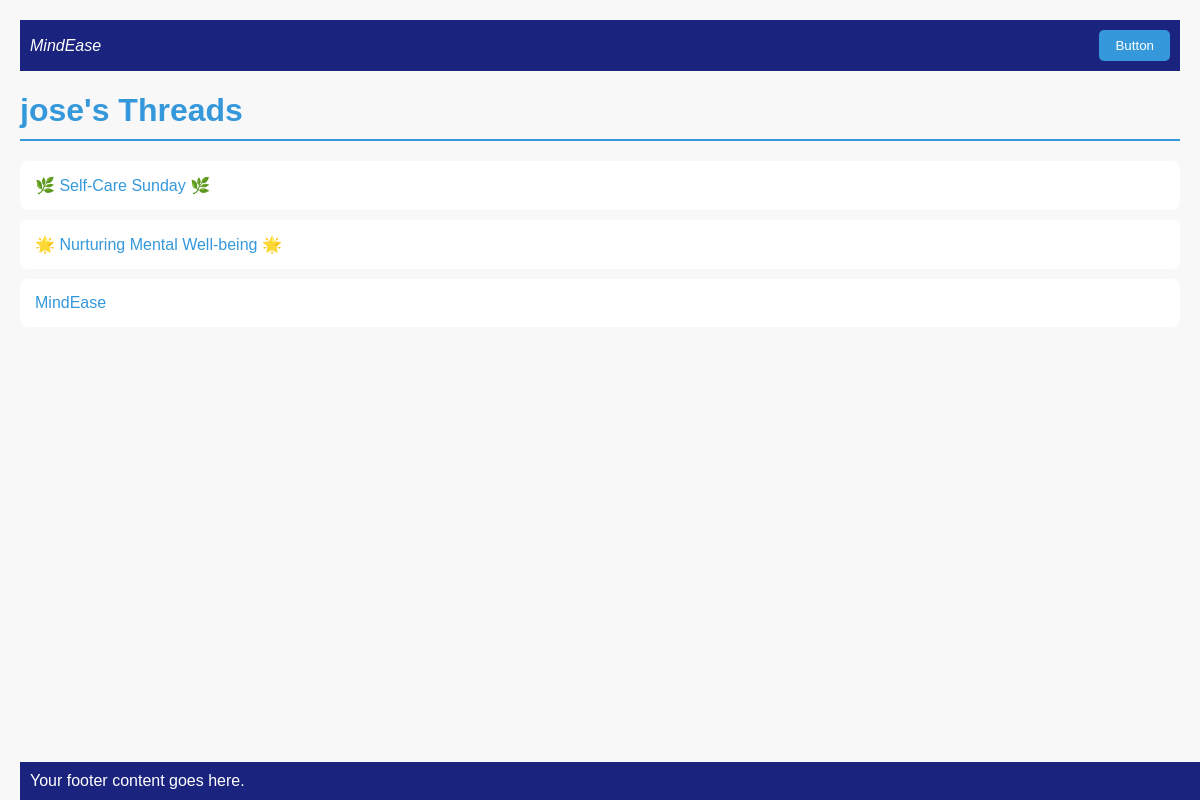
Page /threads/jose/ on the committed database.
### app1/models.py (models this page shows)
class Thread(models.Model):
    title = models.CharField(max_length=255)
    creator = models.ForeignKey(get_user_model(), on_delete=models.CASCADE)
    content = models.TextField()
    created_at = models.DateTimeField(auto_now_add=True)

### app1/views.py (the view)
# urls.py: path('threads/<str:username>/', views.UserThreadListView.as_view(), name='thread_list_user'),
class UserThreadListView(View):
    def get(self, request, username):
        threads = Thread.objects.filter(creator__username=username)
        return render(request, 'thread_list_user.html', {'threads': threads, 'username': username})

### templates/thread_list_user.html (shortened to what this page needs)
<!DOCTYPE html>
<html lang="en">
<head>
</head>
<body>
    <header>
        <div style="font-style: italic;">MindEase</div>
        <a href="{% url 'home' %}">
            <button style="background-color: #3498db; color: #fff; padding: 8px 16px; border: none; border-radius: 5px;">Button</button>
        </a>     </header>
    <h1>{{ username }}'s Threads</h1>
    <ul>
        {% for thread in threads %}
            <li><a href="{% url 'thread_detail' thread.id %}">{{ thread.title }}</a></li>
        {% endfor %}
    </ul>
    <footer>
        Your footer content goes here.
    </footer>
</body>
</html>

### templates/thread_list_user.html (style rules this page uses)
body { font-family: 'Arial', sans-serif; background-color: #f8f8f8; margin: 0; padding: 20px; color: #333; }
header { background-color: #1a237e; color: #fff; padding: 10px; display: flex; justify-content: space-between; align-items: center; }
h1 { color: #3498db; border-bottom: 2px solid #3498db; padding-bottom: 10px; margin-bottom: 20px; }
ul { list-style: none; padding: 0; }
li { margin-bottom: 10px; background-color: #fff; padding: 15px; border-radius: 8px; transition: background-color 0.3s ease; }
a { text-decoration: none; color: #3498db; }
footer { background-color: #1a237e; color: #fff; padding: 10px; position: fixed; bottom: 0; width: 100%; }

### rows in the picture
Thread: title "🌿 Self-Care Sunday 🌿"
Thread: title "🌟 Nurturing Mental Well-being 🌟"
Thread: title "MindEase"

### other values in the picture
{{ username }} "jose"
